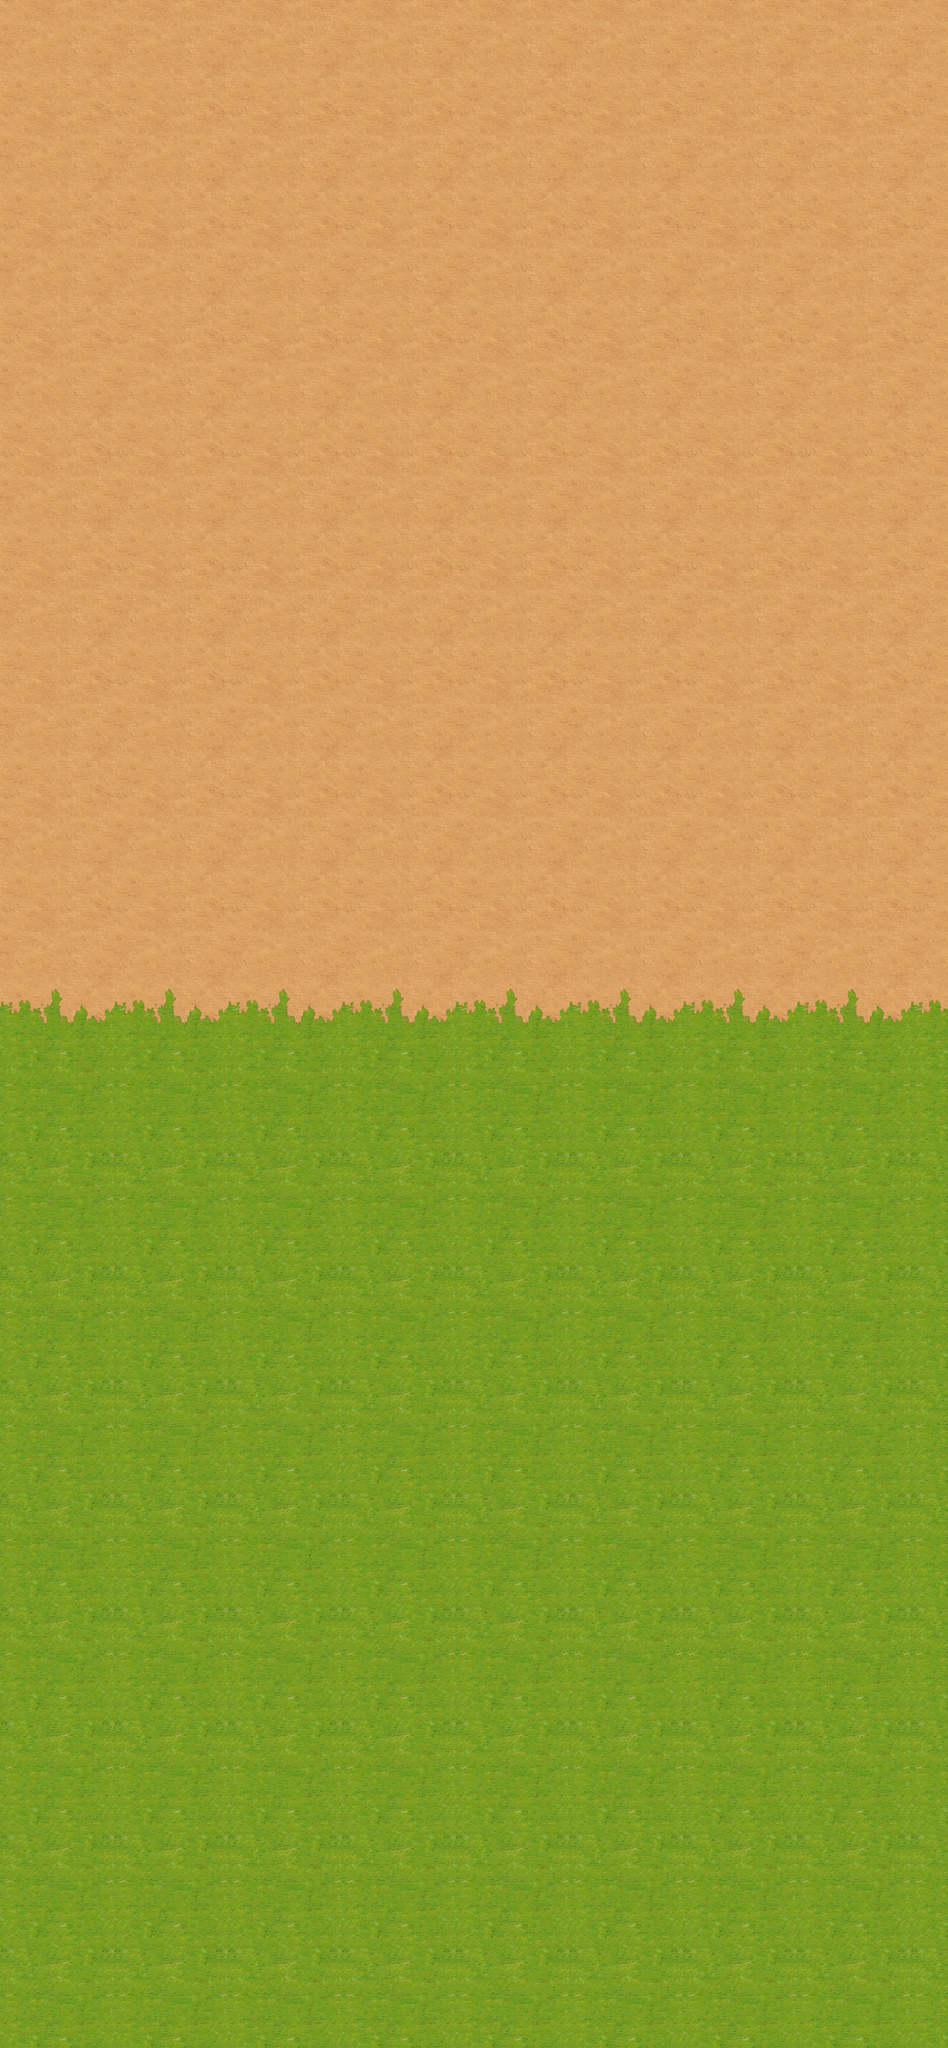

This is a level from a 2D game, rendered from its Tiled map with the project's own tilesets. A one-line summary and the map file follow, with tile-layer data summarised:
An orthogonal 25x54 tile map with 160x160 px tiles, 2 tile layers (layer1, layer2).

<map version="1.0" orientation="orthogonal" width="25" height="54" tilewidth="160" tileheight="160">
 <tileset firstgid="1" name="terrain" tilewidth="160" tileheight="160">
  <image source="terrain.png" width="1440" height="1440" />
 </tileset>
 <layer name="layer1" width="25" height="54">
  <data>[1350 cells, 1350 non-empty, 18 distinct tile ids]</data>
 </layer>
 <layer name="layer2" width="25" height="54">
  <data>[1350 cells, 75 non-empty, 9 distinct tile ids]</data>
 </layer>
</map>
